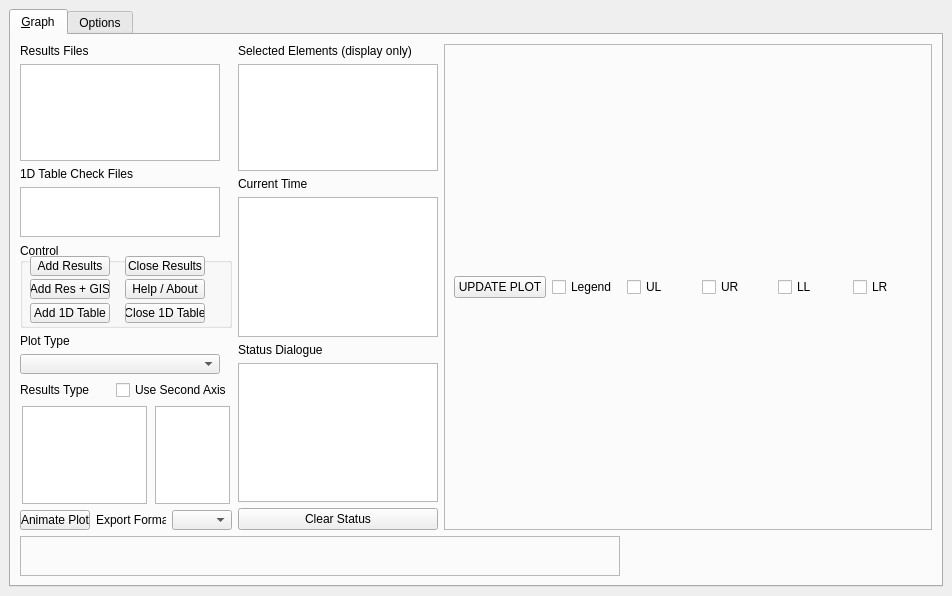
<?xml version="1.0" encoding="UTF-8"?>
<ui version="4.0">
 <class>tuflowqgis_TuPlot</class>
 <widget class="QDockWidget" name="tuflowqgis_TuPlot">
  <property name="geometry">
   <rect>
    <x>0</x>
    <y>0</y>
    <width>952</width>
    <height>596</height>
   </rect>
  </property>
  <property name="windowTitle">
   <string>TuPlot</string>
  </property>
  <widget class="QWidget" name="dockWidgetContents">
   <property name="sizePolicy">
    <sizepolicy hsizetype="Expanding" vsizetype="Expanding">
     <horstretch>0</horstretch>
     <verstretch>0</verstretch>
    </sizepolicy>
   </property>
   <layout class="QVBoxLayout" name="verticalLayout_3">
    <item>
     <widget class="QTabWidget" name="tabWidget">
      <property name="autoFillBackground">
       <bool>true</bool>
      </property>
      <property name="tabPosition">
       <enum>QTabWidget::North</enum>
      </property>
      <property name="tabShape">
       <enum>QTabWidget::Rounded</enum>
      </property>
      <property name="currentIndex">
       <number>0</number>
      </property>
      <property name="elideMode">
       <enum>Qt::ElideNone</enum>
      </property>
      <property name="usesScrollButtons">
       <bool>true</bool>
      </property>
      <widget class="QWidget" name="tab_1">
       <property name="sizePolicy">
        <sizepolicy hsizetype="Expanding" vsizetype="Expanding">
         <horstretch>0</horstretch>
         <verstretch>0</verstretch>
        </sizepolicy>
       </property>
       <attribute name="title">
        <string>&amp;Graph</string>
       </attribute>
       <layout class="QGridLayout">
        <item row="1" column="0">
         <layout class="QHBoxLayout" name="_2">
          <item>
           <layout class="QGridLayout" name="gridLayout_3">
            <property name="sizeConstraint">
             <enum>QLayout::SetMaximumSize</enum>
            </property>
            <item row="0" column="0">
             <widget class="QLabel" name="label1">
              <property name="sizePolicy">
               <sizepolicy hsizetype="Fixed" vsizetype="Preferred">
                <horstretch>0</horstretch>
                <verstretch>0</verstretch>
               </sizepolicy>
              </property>
              <property name="text">
               <string>Results Files</string>
              </property>
             </widget>
            </item>
            <item row="1" column="0">
             <widget class="QListWidget" name="ResList">
              <property name="sizePolicy">
               <sizepolicy hsizetype="Expanding" vsizetype="Expanding">
                <horstretch>0</horstretch>
                <verstretch>0</verstretch>
               </sizepolicy>
              </property>
              <property name="minimumSize">
               <size>
                <width>200</width>
                <height>0</height>
               </size>
              </property>
              <property name="maximumSize">
               <size>
                <width>200</width>
                <height>200</height>
               </size>
              </property>
              <property name="selectionMode">
               <enum>QAbstractItemView::ExtendedSelection</enum>
              </property>
             </widget>
            </item>
            <item row="2" column="0">
             <widget class="QLabel" name="label_4">
              <property name="text">
               <string>1D Table Check Files</string>
              </property>
             </widget>
            </item>
            <item row="3" column="0">
             <widget class="QListWidget" name="HydPropList">
              <property name="minimumSize">
               <size>
                <width>200</width>
                <height>50</height>
               </size>
              </property>
              <property name="maximumSize">
               <size>
                <width>200</width>
                <height>75</height>
               </size>
              </property>
              <property name="selectionMode">
               <enum>QAbstractItemView::ExtendedSelection</enum>
              </property>
             </widget>
            </item>
            <item row="4" column="0">
             <widget class="QGroupBox" name="Control">
              <property name="minimumSize">
               <size>
                <width>20</width>
                <height>85</height>
               </size>
              </property>
              <property name="maximumSize">
               <size>
                <width>250</width>
                <height>16777215</height>
               </size>
              </property>
              <property name="title">
               <string>Control</string>
              </property>
              <widget class="QPushButton" name="CloseRes">
               <property name="geometry">
                <rect>
                 <x>105</x>
                 <y>13</y>
                 <width>80</width>
                 <height>20</height>
                </rect>
               </property>
               <property name="sizePolicy">
                <sizepolicy hsizetype="Expanding" vsizetype="Fixed">
                 <horstretch>0</horstretch>
                 <verstretch>0</verstretch>
                </sizepolicy>
               </property>
               <property name="minimumSize">
                <size>
                 <width>50</width>
                 <height>20</height>
                </size>
               </property>
               <property name="maximumSize">
                <size>
                 <width>80</width>
                 <height>40</height>
                </size>
               </property>
               <property name="text">
                <string>Close Results</string>
               </property>
               <property name="autoRepeat">
                <bool>false</bool>
               </property>
               <property name="autoDefault">
                <bool>false</bool>
               </property>
               <property name="default">
                <bool>false</bool>
               </property>
               <property name="flat">
                <bool>false</bool>
               </property>
              </widget>
              <widget class="QPushButton" name="AddRes">
               <property name="geometry">
                <rect>
                 <x>10</x>
                 <y>13</y>
                 <width>80</width>
                 <height>20</height>
                </rect>
               </property>
               <property name="sizePolicy">
                <sizepolicy hsizetype="Expanding" vsizetype="Fixed">
                 <horstretch>0</horstretch>
                 <verstretch>0</verstretch>
                </sizepolicy>
               </property>
               <property name="minimumSize">
                <size>
                 <width>50</width>
                 <height>20</height>
                </size>
               </property>
               <property name="maximumSize">
                <size>
                 <width>80</width>
                 <height>40</height>
                </size>
               </property>
               <property name="text">
                <string>Add Results</string>
               </property>
              </widget>
              <widget class="QPushButton" name="pbAddRes_GIS">
               <property name="geometry">
                <rect>
                 <x>10</x>
                 <y>36</y>
                 <width>80</width>
                 <height>20</height>
                </rect>
               </property>
               <property name="text">
                <string>Add Res + GIS</string>
               </property>
              </widget>
              <widget class="QPushButton" name="pbHelp">
               <property name="geometry">
                <rect>
                 <x>105</x>
                 <y>36</y>
                 <width>80</width>
                 <height>20</height>
                </rect>
               </property>
               <property name="text">
                <string>Help / About</string>
               </property>
              </widget>
              <widget class="QPushButton" name="AddHydTab">
               <property name="geometry">
                <rect>
                 <x>10</x>
                 <y>60</y>
                 <width>80</width>
                 <height>20</height>
                </rect>
               </property>
               <property name="sizePolicy">
                <sizepolicy hsizetype="Expanding" vsizetype="Fixed">
                 <horstretch>0</horstretch>
                 <verstretch>0</verstretch>
                </sizepolicy>
               </property>
               <property name="minimumSize">
                <size>
                 <width>80</width>
                 <height>20</height>
                </size>
               </property>
               <property name="maximumSize">
                <size>
                 <width>20</width>
                 <height>40</height>
                </size>
               </property>
               <property name="text">
                <string>Add 1D Table</string>
               </property>
              </widget>
              <widget class="QPushButton" name="CloseHydTab">
               <property name="geometry">
                <rect>
                 <x>105</x>
                 <y>60</y>
                 <width>80</width>
                 <height>20</height>
                </rect>
               </property>
               <property name="sizePolicy">
                <sizepolicy hsizetype="Expanding" vsizetype="Fixed">
                 <horstretch>0</horstretch>
                 <verstretch>0</verstretch>
                </sizepolicy>
               </property>
               <property name="minimumSize">
                <size>
                 <width>80</width>
                 <height>20</height>
                </size>
               </property>
               <property name="maximumSize">
                <size>
                 <width>80</width>
                 <height>40</height>
                </size>
               </property>
               <property name="text">
                <string>Close 1D Table</string>
               </property>
              </widget>
             </widget>
            </item>
            <item row="5" column="0">
             <widget class="QLabel" name="label3">
              <property name="maximumSize">
               <size>
                <width>300</width>
                <height>20</height>
               </size>
              </property>
              <property name="text">
               <string>Plot Type</string>
              </property>
             </widget>
            </item>
            <item row="6" column="0">
             <widget class="QComboBox" name="locationDrop">
              <property name="maximumSize">
               <size>
                <width>200</width>
                <height>20</height>
               </size>
              </property>
             </widget>
            </item>
            <item row="7" column="0">
             <layout class="QHBoxLayout" name="horizontalLayout_2">
              <item>
               <widget class="QLabel" name="label4">
                <property name="maximumSize">
                 <size>
                  <width>300</width>
                  <height>20</height>
                 </size>
                </property>
                <property name="text">
                 <string>Results Type</string>
                </property>
               </widget>
              </item>
              <item>
               <widget class="QCheckBox" name="cb2ndAxis">
                <property name="maximumSize">
                 <size>
                  <width>16777215</width>
                  <height>20</height>
                 </size>
                </property>
                <property name="text">
                 <string>Use Second Axis</string>
                </property>
               </widget>
              </item>
             </layout>
            </item>
            <item row="8" column="0">
             <layout class="QHBoxLayout" name="horizontalLayout">
              <item>
               <widget class="QListWidget" name="ResTypeList">
                <property name="sizePolicy">
                 <sizepolicy hsizetype="Expanding" vsizetype="Expanding">
                  <horstretch>0</horstretch>
                  <verstretch>0</verstretch>
                 </sizepolicy>
                </property>
                <property name="minimumSize">
                 <size>
                  <width>10</width>
                  <height>60</height>
                 </size>
                </property>
                <property name="maximumSize">
                 <size>
                  <width>125</width>
                  <height>300</height>
                 </size>
                </property>
                <property name="selectionMode">
                 <enum>QAbstractItemView::ExtendedSelection</enum>
                </property>
               </widget>
              </item>
              <item>
               <widget class="QListWidget" name="ResTypeList_ax2">
                <property name="enabled">
                 <bool>true</bool>
                </property>
                <property name="maximumSize">
                 <size>
                  <width>75</width>
                  <height>300</height>
                 </size>
                </property>
                <property name="selectionMode">
                 <enum>QAbstractItemView::ExtendedSelection</enum>
                </property>
               </widget>
              </item>
             </layout>
            </item>
            <item row="9" column="0">
             <layout class="QHBoxLayout" name="horizontalLayout_5" stretch="0,0,0">
              <item>
               <widget class="QPushButton" name="pbAnimatePlot">
                <property name="sizePolicy">
                 <sizepolicy hsizetype="Expanding" vsizetype="Fixed">
                  <horstretch>0</horstretch>
                  <verstretch>0</verstretch>
                 </sizepolicy>
                </property>
                <property name="minimumSize">
                 <size>
                  <width>50</width>
                  <height>20</height>
                 </size>
                </property>
                <property name="maximumSize">
                 <size>
                  <width>70</width>
                  <height>40</height>
                 </size>
                </property>
                <property name="text">
                 <string>Animate Plot</string>
                </property>
               </widget>
              </item>
              <item>
               <widget class="QLabel" name="label_3">
                <property name="maximumSize">
                 <size>
                  <width>70</width>
                  <height>20</height>
                 </size>
                </property>
                <property name="text">
                 <string>Export Format</string>
                </property>
               </widget>
              </item>
              <item>
               <widget class="QComboBox" name="dropExportExt">
                <property name="maximumSize">
                 <size>
                  <width>60</width>
                  <height>20</height>
                 </size>
                </property>
               </widget>
              </item>
             </layout>
            </item>
           </layout>
          </item>
          <item>
           <layout class="QGridLayout" name="gridLayout_2">
            <item row="0" column="0">
             <widget class="QLabel" name="label5">
              <property name="text">
               <string>Selected Elements (display only)</string>
              </property>
             </widget>
            </item>
            <item row="1" column="0">
             <widget class="QListWidget" name="IDList">
              <property name="sizePolicy">
               <sizepolicy hsizetype="Expanding" vsizetype="Expanding">
                <horstretch>0</horstretch>
                <verstretch>0</verstretch>
               </sizepolicy>
              </property>
              <property name="minimumSize">
               <size>
                <width>10</width>
                <height>0</height>
               </size>
              </property>
              <property name="maximumSize">
               <size>
                <width>200</width>
                <height>160</height>
               </size>
              </property>
              <property name="selectionMode">
               <enum>QAbstractItemView::ExtendedSelection</enum>
              </property>
             </widget>
            </item>
            <item row="2" column="0">
             <widget class="QLabel" name="label6">
              <property name="text">
               <string>Current Time</string>
              </property>
             </widget>
            </item>
            <item row="3" column="0">
             <widget class="QListWidget" name="listTime">
              <property name="minimumSize">
               <size>
                <width>10</width>
                <height>0</height>
               </size>
              </property>
              <property name="maximumSize">
               <size>
                <width>200</width>
                <height>16777215</height>
               </size>
              </property>
             </widget>
            </item>
            <item row="4" column="0">
             <widget class="QLabel" name="label">
              <property name="text">
               <string>Status Dialogue</string>
              </property>
             </widget>
            </item>
            <item row="5" column="0">
             <widget class="QListWidget" name="lwStatus">
              <property name="maximumSize">
               <size>
                <width>200</width>
                <height>16777215</height>
               </size>
              </property>
             </widget>
            </item>
            <item row="6" column="0">
             <widget class="QPushButton" name="pbClearStatus">
              <property name="maximumSize">
               <size>
                <width>200</width>
                <height>16777215</height>
               </size>
              </property>
              <property name="text">
               <string>Clear Status</string>
              </property>
             </widget>
            </item>
           </layout>
          </item>
          <item>
           <layout class="QGridLayout" name="gridLayout">
            <item row="0" column="0">
             <widget class="QFrame" name="frame_for_plot">
              <property name="sizePolicy">
               <sizepolicy hsizetype="Preferred" vsizetype="Preferred">
                <horstretch>0</horstretch>
                <verstretch>0</verstretch>
               </sizepolicy>
              </property>
              <property name="minimumSize">
               <size>
                <width>150</width>
                <height>0</height>
               </size>
              </property>
              <property name="frameShape">
               <enum>QFrame::StyledPanel</enum>
              </property>
              <property name="frameShadow">
               <enum>QFrame::Raised</enum>
              </property>
              <layout class="QVBoxLayout" name="verticalLayout_9">
               <property name="rightMargin">
                <number>9</number>
               </property>
               <item>
                <layout class="QGridLayout" name="gridLayout_4">
                 <item row="0" column="0">
                  <widget class="QPushButton" name="pbUpdate">
                   <property name="text">
                    <string>UPDATE PLOT</string>
                   </property>
                  </widget>
                 </item>
                 <item row="0" column="1">
                  <widget class="QCheckBox" name="cbShowLegend">
                   <property name="text">
                    <string>Legend</string>
                   </property>
                  </widget>
                 </item>
                 <item row="0" column="2">
                  <widget class="QCheckBox" name="cbLegendUL">
                   <property name="text">
                    <string>UL</string>
                   </property>
                  </widget>
                 </item>
                 <item row="0" column="3">
                  <widget class="QCheckBox" name="cbLegendUR">
                   <property name="text">
                    <string>UR</string>
                   </property>
                  </widget>
                 </item>
                 <item row="0" column="4">
                  <widget class="QCheckBox" name="cbLegendLL">
                   <property name="text">
                    <string>LL</string>
                   </property>
                  </widget>
                 </item>
                 <item row="0" column="5">
                  <widget class="QCheckBox" name="cbLegendLR">
                   <property name="text">
                    <string>LR</string>
                   </property>
                  </widget>
                 </item>
                </layout>
               </item>
              </layout>
             </widget>
            </item>
           </layout>
          </item>
         </layout>
        </item>
        <item row="2" column="0" alignment="Qt::AlignLeft">
         <widget class="QFrame" name="frame_for_toolbar">
          <property name="sizePolicy">
           <sizepolicy hsizetype="Expanding" vsizetype="Fixed">
            <horstretch>0</horstretch>
            <verstretch>0</verstretch>
           </sizepolicy>
          </property>
          <property name="minimumSize">
           <size>
            <width>600</width>
            <height>40</height>
           </size>
          </property>
          <property name="maximumSize">
           <size>
            <width>16777215</width>
            <height>40</height>
           </size>
          </property>
          <property name="frameShape">
           <enum>QFrame::StyledPanel</enum>
          </property>
          <property name="frameShadow">
           <enum>QFrame::Raised</enum>
          </property>
         </widget>
        </item>
       </layout>
      </widget>
      <widget class="QWidget" name="tab_Options">
       <attribute name="title">
        <string>Options</string>
       </attribute>
       <widget class="QWidget" name="verticalLayoutWidget">
        <property name="geometry">
         <rect>
          <x>0</x>
          <y>10</y>
          <width>268</width>
          <height>199</height>
         </rect>
        </property>
        <layout class="QVBoxLayout" name="verticalLayout_4">
         <item>
          <widget class="QCheckBox" name="cbDeactivate">
           <property name="maximumSize">
            <size>
             <width>600</width>
             <height>40</height>
            </size>
           </property>
           <property name="text">
            <string>Deactivate Viewer</string>
           </property>
          </widget>
         </item>
         <item>
          <widget class="QCheckBox" name="cbXSRoughness">
           <property name="sizePolicy">
            <sizepolicy hsizetype="Expanding" vsizetype="Fixed">
             <horstretch>0</horstretch>
             <verstretch>0</verstretch>
            </sizepolicy>
           </property>
           <property name="minimumSize">
            <size>
             <width>80</width>
             <height>0</height>
            </size>
           </property>
           <property name="maximumSize">
            <size>
             <width>600</width>
             <height>40</height>
            </size>
           </property>
           <property name="text">
            <string>Display Roughness (Cross-section only)</string>
           </property>
          </widget>
         </item>
         <item>
          <widget class="QCheckBox" name="cbForceXS">
           <property name="text">
            <string>Force Cross Section Layer (ignore attribute check)</string>
           </property>
          </widget>
         </item>
         <item>
          <widget class="QCheckBox" name="cbForceRes">
           <property name="text">
            <string>Force Results Layer (ignore attribute check)</string>
           </property>
          </widget>
         </item>
         <item>
          <widget class="QCheckBox" name="cbCalcMedian">
           <property name="sizePolicy">
            <sizepolicy hsizetype="Expanding" vsizetype="Fixed">
             <horstretch>0</horstretch>
             <verstretch>0</verstretch>
            </sizepolicy>
           </property>
           <property name="minimumSize">
            <size>
             <width>80</width>
             <height>0</height>
            </size>
           </property>
           <property name="maximumSize">
            <size>
             <width>600</width>
             <height>40</height>
            </size>
           </property>
           <property name="text">
            <string>Show Median Event (Time-series Only)</string>
           </property>
          </widget>
         </item>
         <item>
          <widget class="QCheckBox" name="cbCalcMean">
           <property name="sizePolicy">
            <sizepolicy hsizetype="Expanding" vsizetype="Fixed">
             <horstretch>0</horstretch>
             <verstretch>0</verstretch>
            </sizepolicy>
           </property>
           <property name="minimumSize">
            <size>
             <width>80</width>
             <height>0</height>
            </size>
           </property>
           <property name="maximumSize">
            <size>
             <width>600</width>
             <height>40</height>
            </size>
           </property>
           <property name="text">
            <string>Show Mean Event (Time-series Only)</string>
           </property>
          </widget>
         </item>
         <item>
          <widget class="QLabel" name="label_2">
           <property name="text">
            <string>Mean Event Method</string>
           </property>
          </widget>
         </item>
         <item>
          <widget class="QCheckBox" name="cbMeanAbove">
           <property name="sizePolicy">
            <sizepolicy hsizetype="Expanding" vsizetype="Fixed">
             <horstretch>0</horstretch>
             <verstretch>0</verstretch>
            </sizepolicy>
           </property>
           <property name="minimumSize">
            <size>
             <width>80</width>
             <height>0</height>
            </size>
           </property>
           <property name="maximumSize">
            <size>
             <width>600</width>
             <height>40</height>
            </size>
           </property>
           <property name="text">
            <string>Event Above</string>
           </property>
           <property name="checked">
            <bool>true</bool>
           </property>
          </widget>
         </item>
         <item>
          <widget class="QCheckBox" name="cbMeanClosest">
           <property name="sizePolicy">
            <sizepolicy hsizetype="Expanding" vsizetype="Fixed">
             <horstretch>0</horstretch>
             <verstretch>0</verstretch>
            </sizepolicy>
           </property>
           <property name="minimumSize">
            <size>
             <width>80</width>
             <height>0</height>
            </size>
           </property>
           <property name="maximumSize">
            <size>
             <width>600</width>
             <height>40</height>
            </size>
           </property>
           <property name="text">
            <string>Event Closest</string>
           </property>
          </widget>
         </item>
        </layout>
       </widget>
      </widget>
     </widget>
    </item>
   </layout>
  </widget>
 </widget>
 <resources/>
 <connections/>
</ui>
